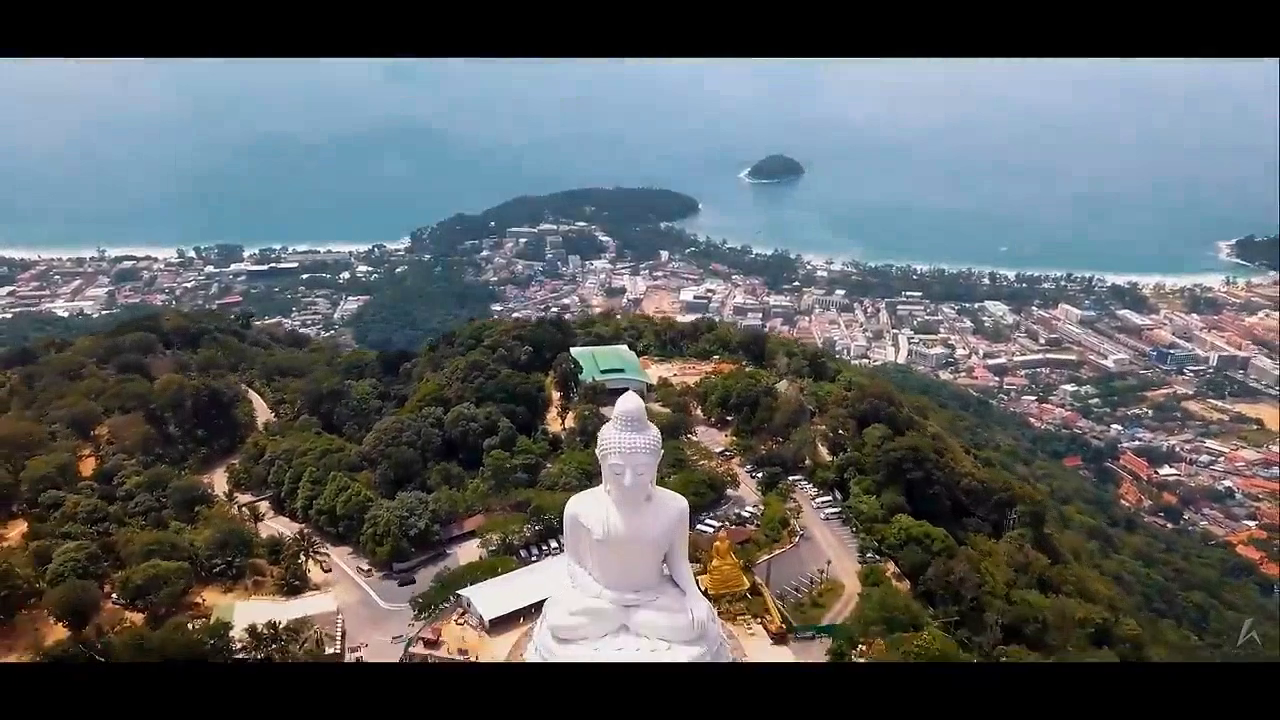
#> input picture frame 3 of video.mp4, 1280 x 720 px
$ python video_to_image.py
#> lines starting #> are read from the running program, lines starting #| are printed output that depends on the picture
import cv2
import os

def video_to_png(video_path, output_folder):
    # Open the video file
#> called with video_path = 'video.mp4', output_folder = 'video_to_img_output'
    cap = cv2.VideoCapture(video_path)

    # Create the output folder if it doesn't exist
    os.makedirs(output_folder, exist_ok=True)

    # Get video properties
    frame_count = int(cap.get(cv2.CAP_PROP_FRAME_COUNT))
    fps = cap.get(cv2.CAP_PROP_FPS)

    # Loop through each frame and save it as a PNG image
    for frame_number in range(frame_count):
        ret, frame = cap.read()
        if not ret:
            break

        # Create a file name for the PNG image
        png_filename = os.path.join(output_folder, f"frame_{frame_number:04d}.png")

        # Save the frame as a PNG image
        cv2.imwrite(png_filename, frame)

        print(f"Frame {frame_number + 1}/{frame_count} saved as {png_filename}")
#> this loop made 31 passes
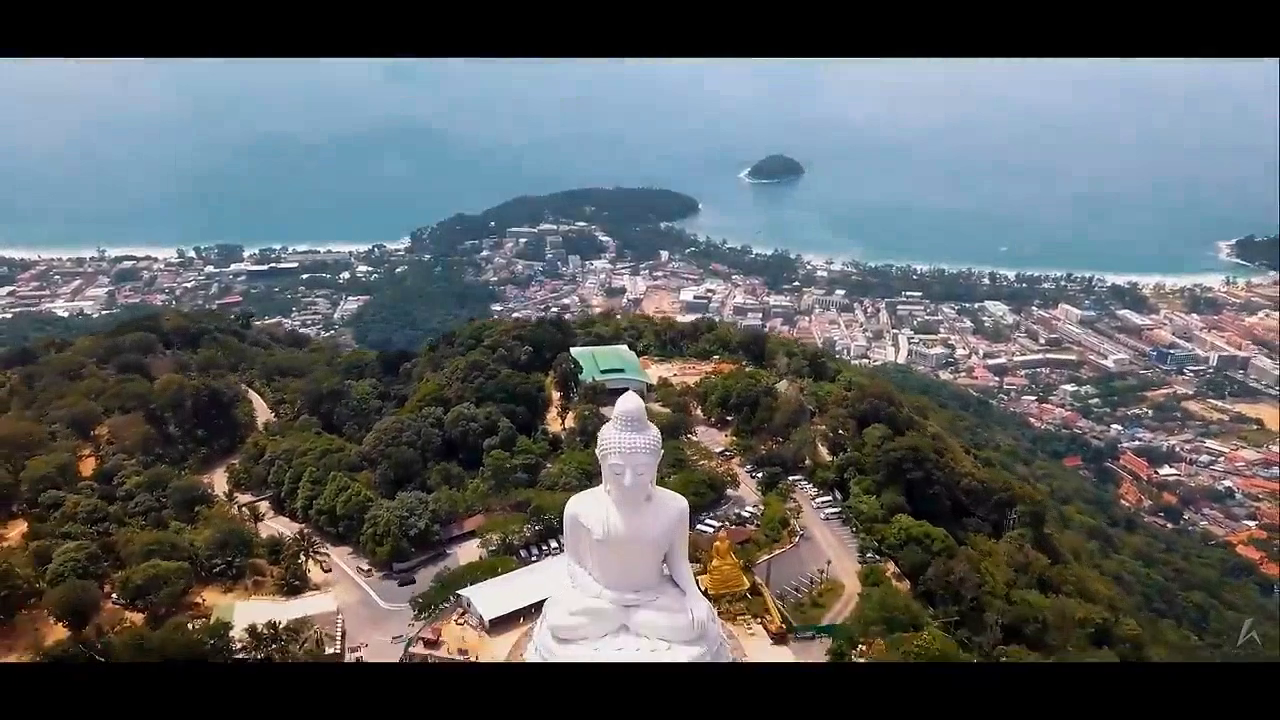
#> input picture frame 3 of video.mp4, 1280 x 720 px
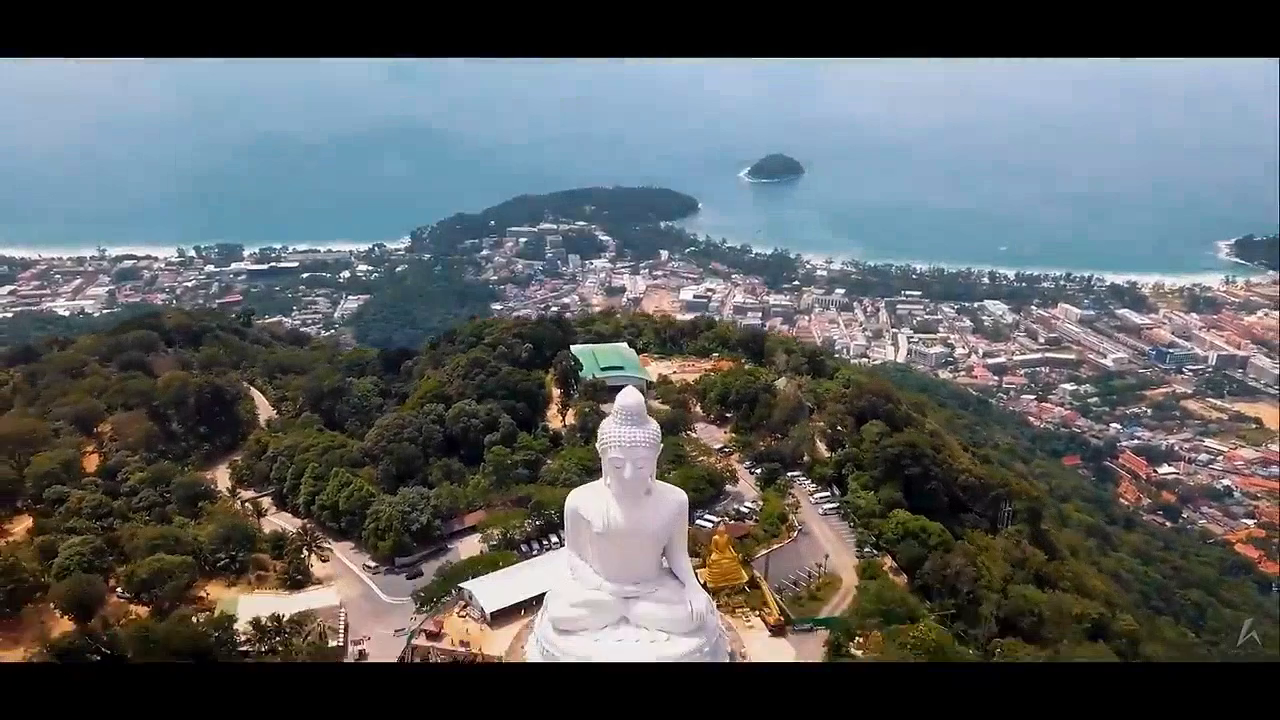
#> input picture frame 4 of video.mp4, 1280 x 720 px
#> pass 3, in video_to_png, `ret, frame = cap.read()`:
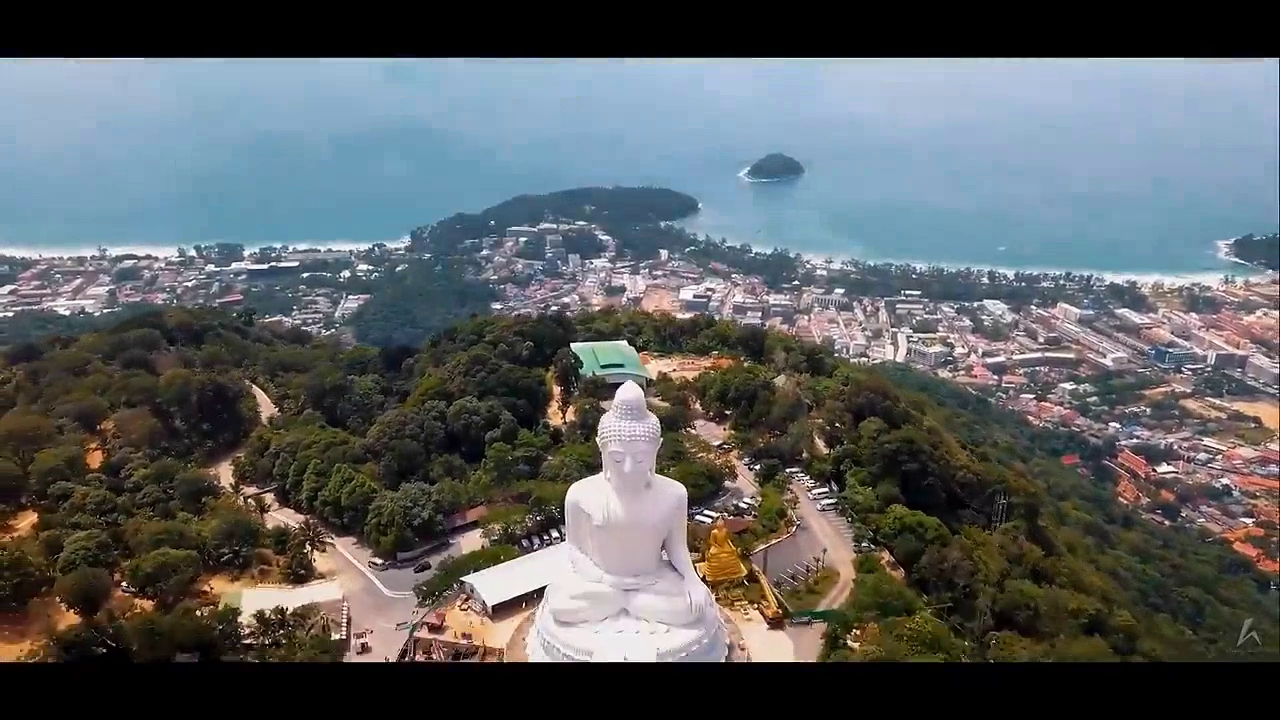
#> frame: shape (720, 1280, 3); mean B, G, R 98.5, 96, 91.7

    # Release the video capture object
    cap.release()

    print("Conversion complete.")

# Example usage
video_path = "video.mp4"
output_folder = "video_to_img_output"

video_to_png(video_path, output_folder)

$ run again, starting later in the video
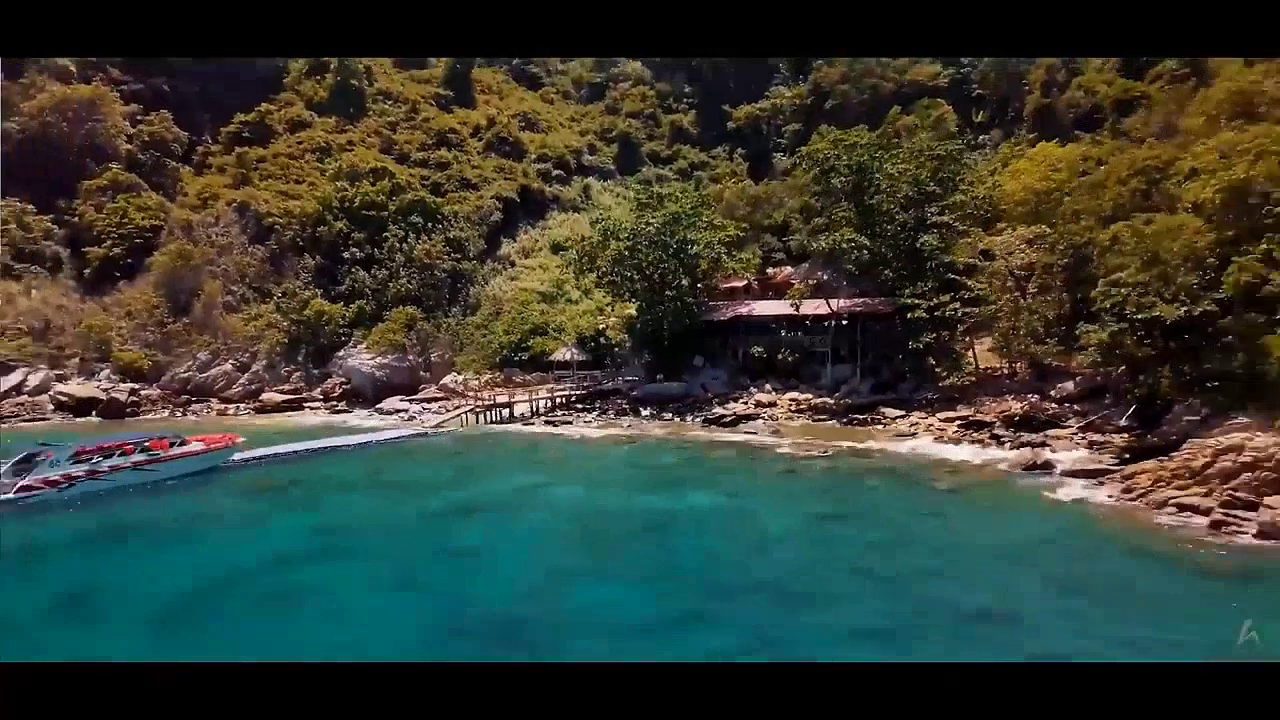
#> input picture frame 17 of video.mp4, 1280 x 720 px
#> the loop in video_to_png, `for frame_number in range(frame_count):` made 23 passes
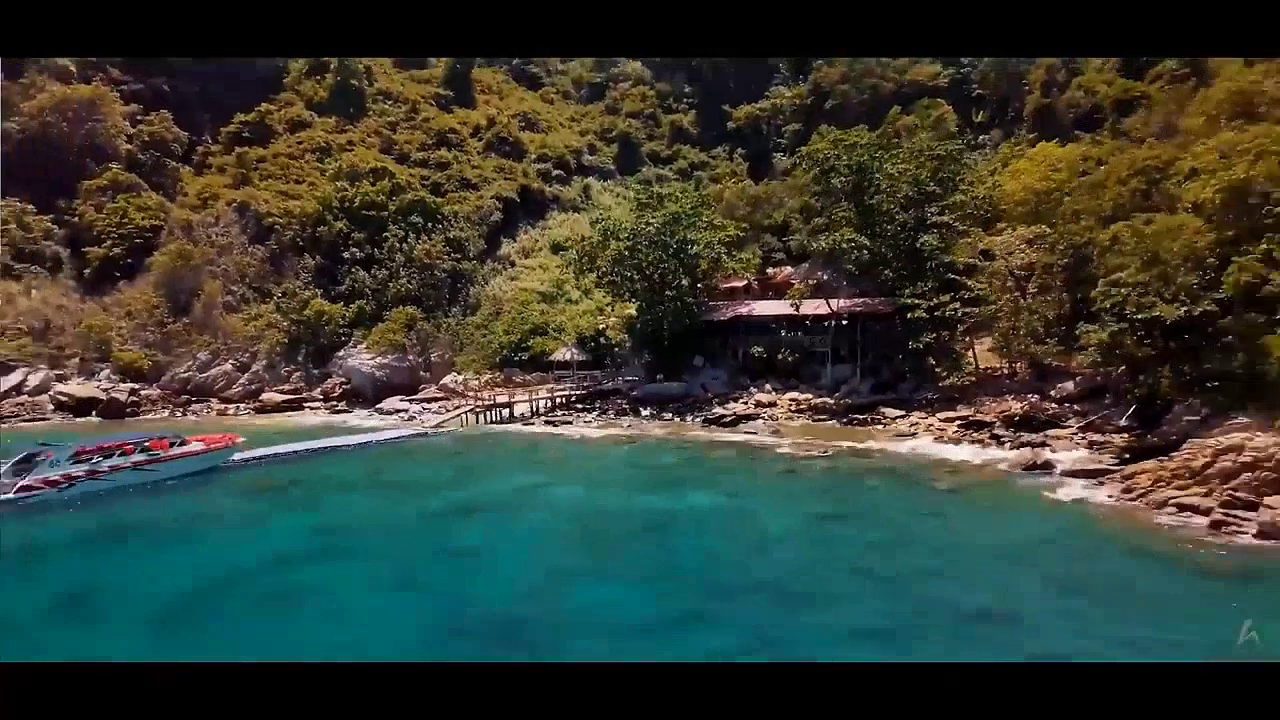
#> input picture frame 17 of video.mp4, 1280 x 720 px
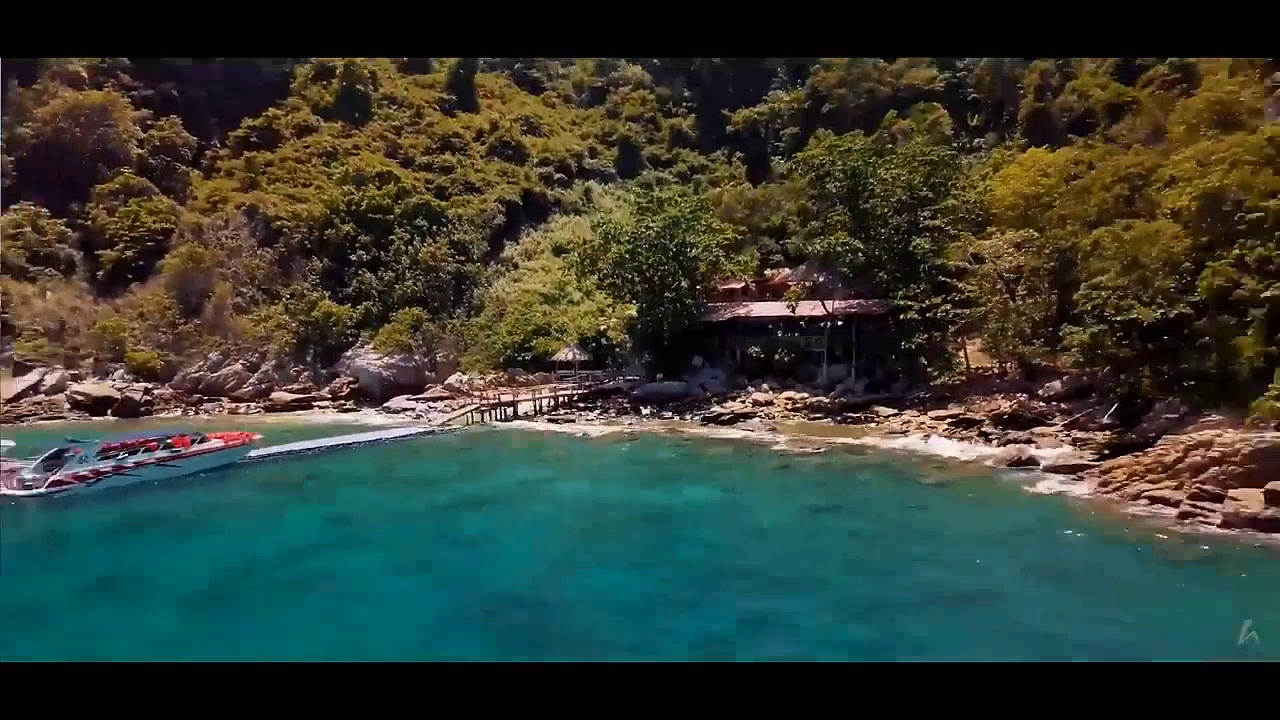
#> input picture frame 18 of video.mp4, 1280 x 720 px
#> pass 3, in video_to_png, `ret, frame = cap.read()`:
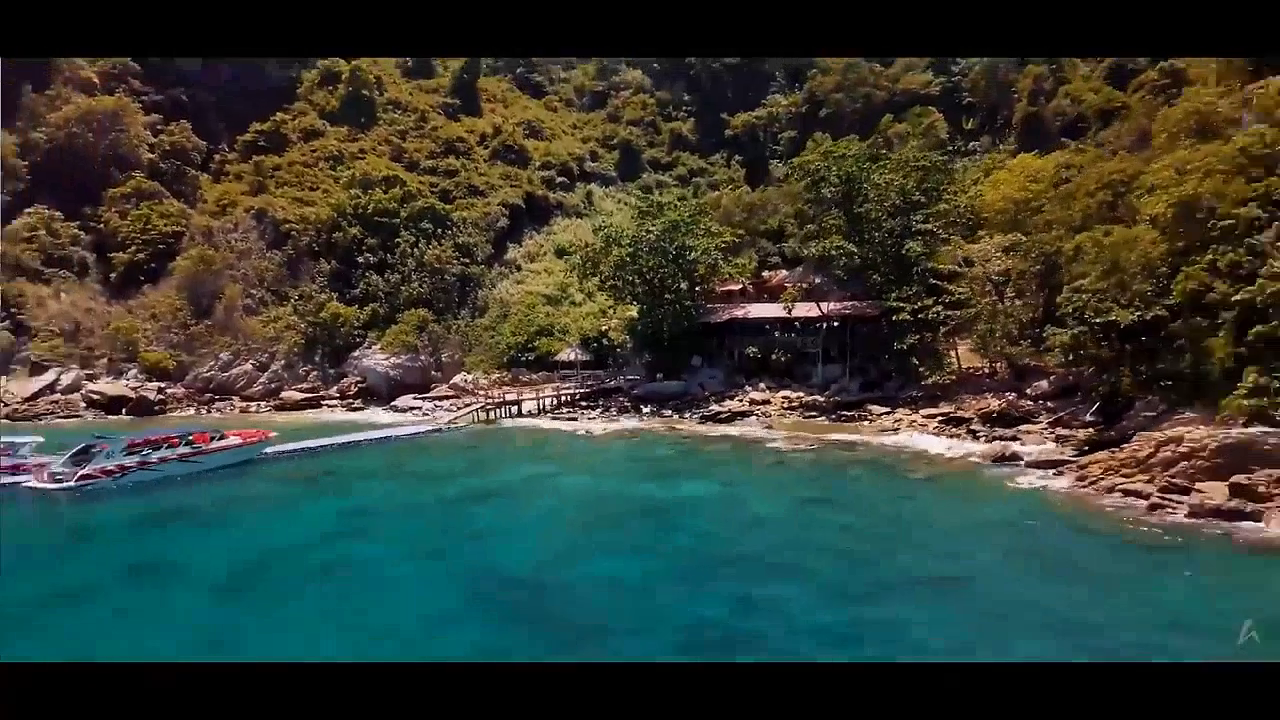
#> frame: shape (720, 1280, 3); mean B, G, R 52.8, 61.1, 51.2
